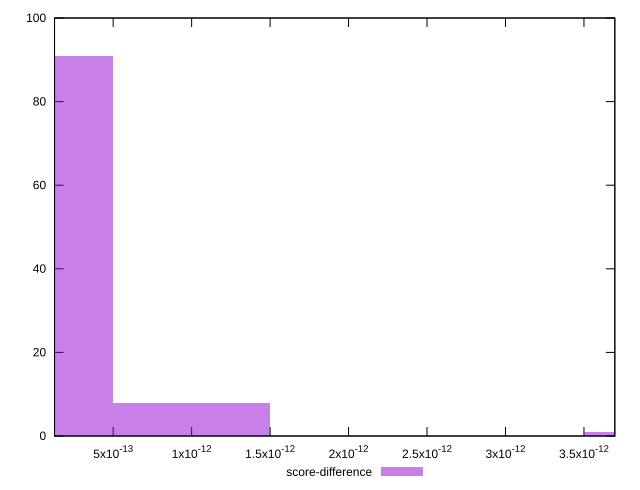

The script that saved this image:
reset

$scoreDifference <<EOF
0 91
1e-12 8
4e-12 1
EOF

set key outside below
set boxwidth 1e-12
set xrange [1.2634338020234281e-13:3.696709605094384e-12]
set yrange [0:100]
set trange [0:100]
set style fill transparent solid 0.5 noborder
set terminal svg size 640, 490 enhanced background rgb 'white'
set output "report_00008_2021-01-22T20:58:29.167/mainthread-work-breakdown/samples/empty/score-difference/histogram.svg"

plot $scoreDifference title "score-difference" with boxes

reset
